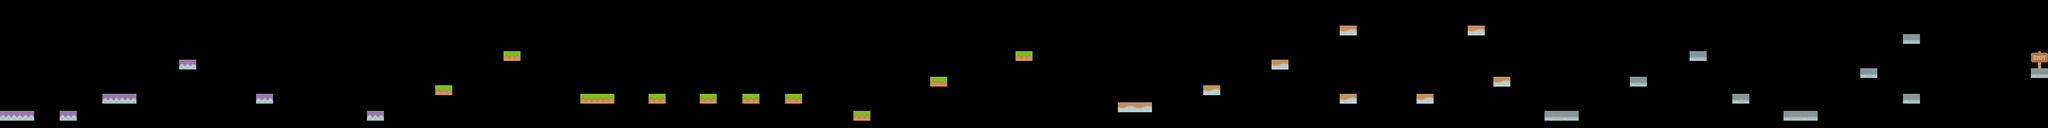

Tiled map render using the project's own tile images. Description and the map definition, with tile-layer contents summarised, below:
An orthogonal 240x15 tile map with 35x35 px tiles, 4 tile layers (Background Images, Platform, Ladders, Triggers).

<map version="1.0" orientation="orthogonal" renderorder="right-down" width="240" height="15" tilewidth="35" tileheight="35" nextobjectid="1">
 <tileset firstgid="1" name="Platformer" tilewidth="70" tileheight="70" spacing="2" margin="2" tilecount="196" columns="14">
  <image source="tileset.png" width="1024" height="1024" />
 </tileset>
 <layer name="Background Images" width="240" height="15">
  <data>[3600 cells, 0 non-empty, 0 distinct tile ids]</data>
 </layer>
 <layer name="Platform" width="240" height="15">
  <data>[3600 cells, 39 non-empty, 4 distinct tile ids]</data>
 </layer>
 <layer name="Ladders" width="240" height="15">
  <data>[3600 cells, 0 non-empty, 0 distinct tile ids]</data>
 </layer>
 <layer name="Triggers" width="240" height="15">
  <data>[3600 cells, 1 non-empty, 1 distinct tile ids]</data>
 </layer>
</map>
